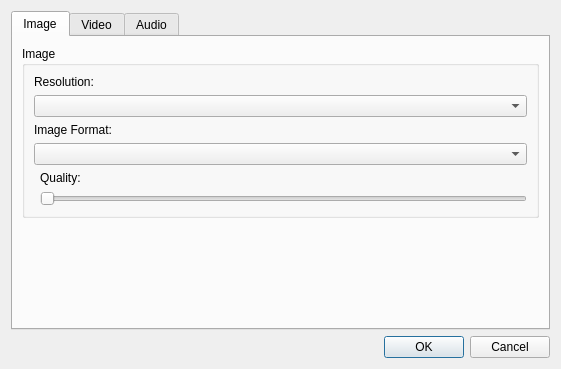
<?xml version="1.0" encoding="UTF-8"?>
<ui version="4.0">
 <class>VideoSettingsUi</class>
 <widget class="QDialog" name="VideoSettingsUi">
  <property name="geometry">
   <rect>
    <x>0</x>
    <y>0</y>
    <width>561</width>
    <height>369</height>
   </rect>
  </property>
  <property name="windowTitle">
   <string>Dialog</string>
  </property>
  <layout class="QGridLayout" name="gridLayout_4">
   <item row="1" column="0">
    <widget class="QDialogButtonBox" name="buttonBox">
     <property name="orientation">
      <enum>Qt::Horizontal</enum>
     </property>
     <property name="standardButtons">
      <set>QDialogButtonBox::Cancel|QDialogButtonBox::Ok</set>
     </property>
    </widget>
   </item>
   <item row="0" column="0">
    <widget class="QTabWidget" name="tabWidget">
     <property name="currentIndex">
      <number>0</number>
     </property>
     <widget class="QWidget" name="tabImage">
      <attribute name="title">
       <string>Image</string>
      </attribute>
      <layout class="QGridLayout" name="gridLayout_7">
       <item row="1" column="0">
        <spacer name="verticalSpacer">
         <property name="orientation">
          <enum>Qt::Vertical</enum>
         </property>
         <property name="sizeHint" stdset="0">
          <size>
           <width>20</width>
           <height>40</height>
          </size>
         </property>
        </spacer>
       </item>
       <item row="0" column="0">
        <widget class="QGroupBox" name="groupBox_3">
         <property name="title">
          <string>Image</string>
         </property>
         <layout class="QGridLayout" name="gridLayout_6">
          <item row="5" column="1">
           <widget class="QSlider" name="imageQualitySlider">
            <property name="maximum">
             <number>4</number>
            </property>
            <property name="orientation">
             <enum>Qt::Horizontal</enum>
            </property>
           </widget>
          </item>
          <item row="2" column="0" colspan="2">
           <widget class="QLabel" name="label_11">
            <property name="text">
             <string>Image Format:</string>
            </property>
           </widget>
          </item>
          <item row="3" column="0" colspan="2">
           <widget class="QComboBox" name="imageCodecBox"/>
          </item>
          <item row="0" column="0" colspan="2">
           <widget class="QLabel" name="label_10">
            <property name="text">
             <string>Resolution:</string>
            </property>
           </widget>
          </item>
          <item row="1" column="0" colspan="2">
           <widget class="QComboBox" name="imageResolutionBox"/>
          </item>
          <item row="4" column="1">
           <widget class="QLabel" name="label_12">
            <property name="text">
             <string>Quality:</string>
            </property>
           </widget>
          </item>
         </layout>
        </widget>
       </item>
      </layout>
     </widget>
     <widget class="QWidget" name="tabVideo">
      <attribute name="title">
       <string>Video</string>
      </attribute>
      <layout class="QGridLayout" name="gridLayout_3">
       <item row="1" column="0">
        <spacer name="verticalSpacer_2">
         <property name="orientation">
          <enum>Qt::Vertical</enum>
         </property>
         <property name="sizeHint" stdset="0">
          <size>
           <width>20</width>
           <height>40</height>
          </size>
         </property>
        </spacer>
       </item>
       <item row="0" column="0">
        <widget class="QGroupBox" name="groupBox_2">
         <property name="title">
          <string>Video</string>
         </property>
         <layout class="QGridLayout" name="gridLayout_2">
          <item row="3" column="0" colspan="2">
           <widget class="QComboBox" name="videoFramerateBox"/>
          </item>
          <item row="4" column="0" colspan="2">
           <widget class="QLabel" name="label_6">
            <property name="text">
             <string>Video Codec:</string>
            </property>
           </widget>
          </item>
          <item row="5" column="0" colspan="2">
           <widget class="QComboBox" name="videoCodecBox"/>
          </item>
          <item row="0" column="0" colspan="2">
           <widget class="QLabel" name="label_8">
            <property name="text">
             <string>Resolution:</string>
            </property>
           </widget>
          </item>
          <item row="7" column="1">
           <widget class="QSlider" name="videoQualitySlider">
            <property name="maximum">
             <number>4</number>
            </property>
            <property name="orientation">
             <enum>Qt::Horizontal</enum>
            </property>
           </widget>
          </item>
          <item row="1" column="0" colspan="2">
           <widget class="QComboBox" name="videoResolutionBox"/>
          </item>
          <item row="2" column="0" colspan="2">
           <widget class="QLabel" name="label_9">
            <property name="text">
             <string>Framerate:</string>
            </property>
           </widget>
          </item>
          <item row="6" column="1">
           <widget class="QLabel" name="label_7">
            <property name="text">
             <string>Quality:</string>
            </property>
           </widget>
          </item>
         </layout>
        </widget>
       </item>
      </layout>
     </widget>
     <widget class="QWidget" name="tabAudio">
      <attribute name="title">
       <string>Audio</string>
      </attribute>
      <layout class="QGridLayout" name="gridLayout_5">
       <item row="3" column="0">
        <spacer name="verticalSpacer_3">
         <property name="orientation">
          <enum>Qt::Vertical</enum>
         </property>
         <property name="sizeHint" stdset="0">
          <size>
           <width>20</width>
           <height>40</height>
          </size>
         </property>
        </spacer>
       </item>
       <item row="0" column="0">
        <widget class="QGroupBox" name="groupBox">
         <property name="title">
          <string>Audio</string>
         </property>
         <layout class="QGridLayout" name="gridLayout">
          <item row="0" column="0" colspan="2">
           <widget class="QLabel" name="label_2">
            <property name="text">
             <string>Audio Codec:</string>
            </property>
           </widget>
          </item>
          <item row="6" column="0">
           <widget class="QLabel" name="label_4">
            <property name="text">
             <string>Container Format:</string>
            </property>
           </widget>
          </item>
          <item row="3" column="0" colspan="2">
           <widget class="QComboBox" name="audioSampleRateBox"/>
          </item>
          <item row="2" column="0" colspan="2">
           <widget class="QLabel" name="label_5">
            <property name="text">
             <string>Sample Rate:</string>
            </property>
           </widget>
          </item>
          <item row="1" column="0" colspan="2">
           <widget class="QComboBox" name="audioCodecBox"/>
          </item>
          <item row="7" column="0" colspan="2">
           <widget class="QComboBox" name="containerFormatBox"/>
          </item>
          <item row="4" column="0">
           <widget class="QLabel" name="label_3">
            <property name="text">
             <string>Quality:</string>
            </property>
           </widget>
          </item>
          <item row="5" column="0" colspan="2">
           <widget class="QSlider" name="audioQualitySlider">
            <property name="maximum">
             <number>4</number>
            </property>
            <property name="orientation">
             <enum>Qt::Horizontal</enum>
            </property>
           </widget>
          </item>
         </layout>
        </widget>
       </item>
      </layout>
     </widget>
    </widget>
   </item>
  </layout>
 </widget>
 <resources/>
 <connections>
  <connection>
   <sender>buttonBox</sender>
   <signal>accepted()</signal>
   <receiver>VideoSettingsUi</receiver>
   <slot>accept()</slot>
   <hints>
    <hint type="sourcelabel">
     <x>322</x>
     <y>272</y>
    </hint>
    <hint type="destinationlabel">
     <x>44</x>
     <y>230</y>
    </hint>
   </hints>
  </connection>
  <connection>
   <sender>buttonBox</sender>
   <signal>rejected()</signal>
   <receiver>VideoSettingsUi</receiver>
   <slot>reject()</slot>
   <hints>
    <hint type="sourcelabel">
     <x>405</x>
     <y>262</y>
    </hint>
    <hint type="destinationlabel">
     <x>364</x>
     <y>227</y>
    </hint>
   </hints>
  </connection>
 </connections>
</ui>
